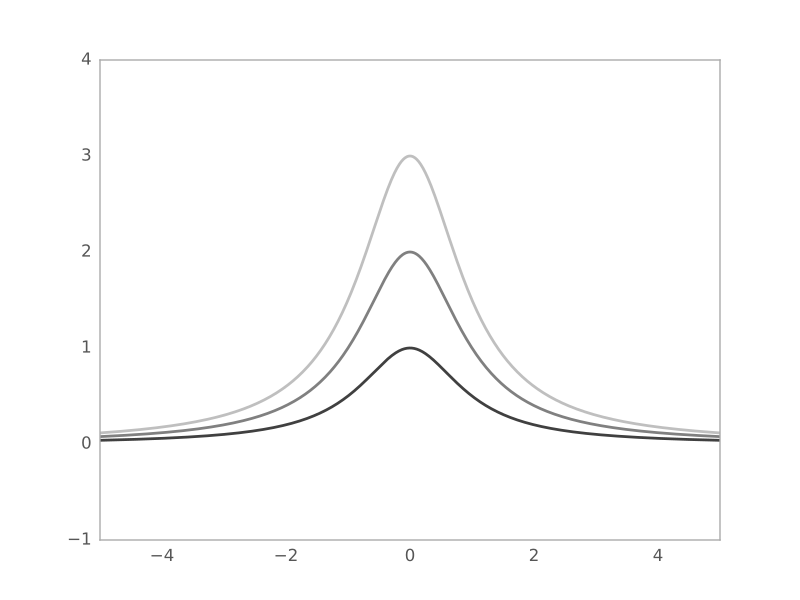

Write Python code to recreate this figure.
import numpy as np
import matplotlib.pyplot as plt

from astropy.modeling.models import Moffat1D

plt.figure()
s1 = Moffat1D()
r = np.arange(-5, 5, .01)

for factor in range(1, 4):
    s1.amplitude = factor
    s1.width = factor
    plt.plot(r, s1(r), color=str(0.25 * factor), lw=2)

plt.axis([-5, 5, -1, 4])
plt.show()
